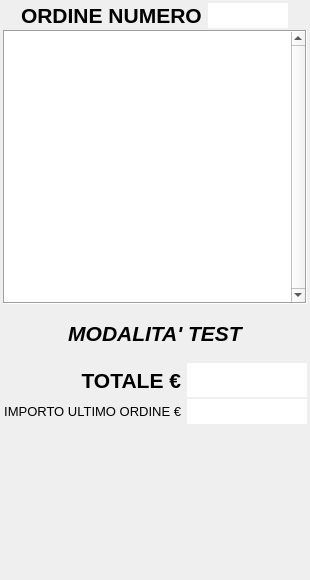
<?xml version="1.0" encoding="UTF-8"?>
<ui version="4.0">
 <class>Ordine</class>
 <widget class="QWidget" name="Ordine">
  <property name="geometry">
   <rect>
    <x>0</x>
    <y>0</y>
    <width>302</width>
    <height>580</height>
   </rect>
  </property>
  <property name="windowTitle">
   <string>Form</string>
  </property>
  <property name="styleSheet">
   <string notr="true"/>
  </property>
  <layout class="QVBoxLayout" name="verticalLayout">
   <property name="spacing">
    <number>2</number>
   </property>
   <property name="margin">
    <number>3</number>
   </property>
   <item>
    <layout class="QHBoxLayout" name="horizontalLayout_3">
     <property name="spacing">
      <number>6</number>
     </property>
     <item>
      <spacer name="horizontalSpacer_3">
       <property name="orientation">
        <enum>Qt::Horizontal</enum>
       </property>
       <property name="sizeHint" stdset="0">
        <size>
         <width>40</width>
         <height>20</height>
        </size>
       </property>
      </spacer>
     </item>
     <item>
      <widget class="QLabel" name="label">
       <property name="sizePolicy">
        <sizepolicy hsizetype="Preferred" vsizetype="Preferred">
         <horstretch>0</horstretch>
         <verstretch>0</verstretch>
        </sizepolicy>
       </property>
       <property name="font">
        <font>
         <pointsize>16</pointsize>
         <weight>75</weight>
         <bold>true</bold>
        </font>
       </property>
       <property name="text">
        <string>ORDINE NUMERO</string>
       </property>
      </widget>
     </item>
     <item>
      <widget class="QLineEdit" name="numeroOrdineTxt">
       <property name="sizePolicy">
        <sizepolicy hsizetype="Fixed" vsizetype="Fixed">
         <horstretch>0</horstretch>
         <verstretch>0</verstretch>
        </sizepolicy>
       </property>
       <property name="maximumSize">
        <size>
         <width>80</width>
         <height>16777215</height>
        </size>
       </property>
       <property name="font">
        <font>
         <pointsize>12</pointsize>
         <weight>50</weight>
         <bold>false</bold>
        </font>
       </property>
       <property name="maxLength">
        <number>10</number>
       </property>
       <property name="frame">
        <bool>false</bool>
       </property>
       <property name="alignment">
        <set>Qt::AlignRight|Qt::AlignTrailing|Qt::AlignVCenter</set>
       </property>
       <property name="readOnly">
        <bool>true</bool>
       </property>
      </widget>
     </item>
     <item>
      <spacer name="horizontalSpacer_4">
       <property name="orientation">
        <enum>Qt::Horizontal</enum>
       </property>
       <property name="sizeHint" stdset="0">
        <size>
         <width>40</width>
         <height>20</height>
        </size>
       </property>
      </spacer>
     </item>
    </layout>
   </item>
   <item>
    <widget class="QTableView" name="articoliTab">
     <property name="sizePolicy">
      <sizepolicy hsizetype="Expanding" vsizetype="Expanding">
       <horstretch>0</horstretch>
       <verstretch>5</verstretch>
      </sizepolicy>
     </property>
     <property name="palette">
      <palette>
       <active>
        <colorrole role="Highlight">
         <brush brushstyle="SolidPattern">
          <color alpha="255">
           <red>49</red>
           <green>106</green>
           <blue>197</blue>
          </color>
         </brush>
        </colorrole>
        <colorrole role="HighlightedText">
         <brush brushstyle="SolidPattern">
          <color alpha="255">
           <red>255</red>
           <green>255</green>
           <blue>255</blue>
          </color>
         </brush>
        </colorrole>
       </active>
       <inactive>
        <colorrole role="Highlight">
         <brush brushstyle="SolidPattern">
          <color alpha="255">
           <red>49</red>
           <green>106</green>
           <blue>197</blue>
          </color>
         </brush>
        </colorrole>
        <colorrole role="HighlightedText">
         <brush brushstyle="SolidPattern">
          <color alpha="255">
           <red>255</red>
           <green>255</green>
           <blue>255</blue>
          </color>
         </brush>
        </colorrole>
       </inactive>
       <disabled>
        <colorrole role="Highlight">
         <brush brushstyle="SolidPattern">
          <color alpha="255">
           <red>49</red>
           <green>106</green>
           <blue>197</blue>
          </color>
         </brush>
        </colorrole>
        <colorrole role="HighlightedText">
         <brush brushstyle="SolidPattern">
          <color alpha="255">
           <red>255</red>
           <green>255</green>
           <blue>255</blue>
          </color>
         </brush>
        </colorrole>
       </disabled>
      </palette>
     </property>
     <property name="font">
      <font>
       <pointsize>11</pointsize>
      </font>
     </property>
     <property name="frameShape">
      <enum>QFrame::Box</enum>
     </property>
     <property name="frameShadow">
      <enum>QFrame::Sunken</enum>
     </property>
     <property name="verticalScrollBarPolicy">
      <enum>Qt::ScrollBarAlwaysOn</enum>
     </property>
     <property name="horizontalScrollBarPolicy">
      <enum>Qt::ScrollBarAlwaysOff</enum>
     </property>
     <property name="selectionMode">
      <enum>QAbstractItemView::NoSelection</enum>
     </property>
     <property name="selectionBehavior">
      <enum>QAbstractItemView::SelectRows</enum>
     </property>
     <property name="textElideMode">
      <enum>Qt::ElideNone</enum>
     </property>
     <property name="showGrid">
      <bool>true</bool>
     </property>
     <property name="gridStyle">
      <enum>Qt::DashLine</enum>
     </property>
     <attribute name="horizontalHeaderVisible">
      <bool>true</bool>
     </attribute>
     <attribute name="horizontalHeaderHighlightSections">
      <bool>false</bool>
     </attribute>
     <attribute name="verticalHeaderVisible">
      <bool>false</bool>
     </attribute>
     <attribute name="verticalHeaderDefaultSectionSize">
      <number>30</number>
     </attribute>
     <attribute name="verticalHeaderMinimumSectionSize">
      <number>30</number>
     </attribute>
    </widget>
   </item>
   <item>
    <widget class="QLabel" name="testLbl">
     <property name="sizePolicy">
      <sizepolicy hsizetype="Preferred" vsizetype="Preferred">
       <horstretch>0</horstretch>
       <verstretch>1</verstretch>
      </sizepolicy>
     </property>
     <property name="font">
      <font>
       <pointsize>16</pointsize>
       <weight>75</weight>
       <italic>true</italic>
       <bold>true</bold>
      </font>
     </property>
     <property name="styleSheet">
      <string notr="true"/>
     </property>
     <property name="text">
      <string>MODALITA' TEST</string>
     </property>
     <property name="alignment">
      <set>Qt::AlignCenter</set>
     </property>
    </widget>
   </item>
   <item>
    <layout class="QGridLayout" name="gridLayout_2">
     <property name="horizontalSpacing">
      <number>6</number>
     </property>
     <property name="verticalSpacing">
      <number>2</number>
     </property>
     <item row="0" column="1">
      <spacer name="horizontalSpacer">
       <property name="orientation">
        <enum>Qt::Horizontal</enum>
       </property>
       <property name="sizeHint" stdset="0">
        <size>
         <width>40</width>
         <height>20</height>
        </size>
       </property>
      </spacer>
     </item>
     <item row="0" column="2">
      <widget class="QLabel" name="label_3">
       <property name="font">
        <font>
         <pointsize>16</pointsize>
         <weight>75</weight>
         <bold>true</bold>
        </font>
       </property>
       <property name="text">
        <string>TOTALE €</string>
       </property>
       <property name="alignment">
        <set>Qt::AlignRight|Qt::AlignTrailing|Qt::AlignVCenter</set>
       </property>
      </widget>
     </item>
     <item row="0" column="3">
      <widget class="QLineEdit" name="totaleLine">
       <property name="sizePolicy">
        <sizepolicy hsizetype="Minimum" vsizetype="Expanding">
         <horstretch>0</horstretch>
         <verstretch>0</verstretch>
        </sizepolicy>
       </property>
       <property name="maximumSize">
        <size>
         <width>120</width>
         <height>16777215</height>
        </size>
       </property>
       <property name="font">
        <font>
         <pointsize>18</pointsize>
         <weight>75</weight>
         <bold>true</bold>
        </font>
       </property>
       <property name="maxLength">
        <number>10</number>
       </property>
       <property name="frame">
        <bool>false</bool>
       </property>
       <property name="alignment">
        <set>Qt::AlignRight|Qt::AlignTrailing|Qt::AlignVCenter</set>
       </property>
       <property name="readOnly">
        <bool>true</bool>
       </property>
      </widget>
     </item>
     <item row="1" column="1">
      <spacer name="horizontalSpacer_2">
       <property name="orientation">
        <enum>Qt::Horizontal</enum>
       </property>
       <property name="sizeHint" stdset="0">
        <size>
         <width>40</width>
         <height>20</height>
        </size>
       </property>
      </spacer>
     </item>
     <item row="1" column="2">
      <widget class="QLabel" name="numeroLbl_3">
       <property name="font">
        <font>
         <pointsize>10</pointsize>
        </font>
       </property>
       <property name="text">
        <string>IMPORTO ULTIMO ORDINE €</string>
       </property>
       <property name="alignment">
        <set>Qt::AlignRight|Qt::AlignTrailing|Qt::AlignVCenter</set>
       </property>
       <property name="wordWrap">
        <bool>false</bool>
       </property>
      </widget>
     </item>
     <item row="1" column="3">
      <widget class="QLineEdit" name="importoUltimoOrdineText">
       <property name="sizePolicy">
        <sizepolicy hsizetype="Expanding" vsizetype="Expanding">
         <horstretch>0</horstretch>
         <verstretch>0</verstretch>
        </sizepolicy>
       </property>
       <property name="maximumSize">
        <size>
         <width>120</width>
         <height>16777215</height>
        </size>
       </property>
       <property name="font">
        <font>
         <pointsize>12</pointsize>
        </font>
       </property>
       <property name="maxLength">
        <number>10</number>
       </property>
       <property name="frame">
        <bool>false</bool>
       </property>
       <property name="alignment">
        <set>Qt::AlignRight|Qt::AlignTrailing|Qt::AlignVCenter</set>
       </property>
       <property name="readOnly">
        <bool>true</bool>
       </property>
      </widget>
     </item>
    </layout>
   </item>
   <item>
    <layout class="QGridLayout" name="gridLayout">
     <property name="spacing">
      <number>1</number>
     </property>
     <item row="0" column="3">
      <widget class="QPictureButton" name="pagPrevBtn" native="true">
       <property name="enabled">
        <bool>true</bool>
       </property>
       <property name="sizePolicy">
        <sizepolicy hsizetype="Minimum" vsizetype="Expanding">
         <horstretch>2</horstretch>
         <verstretch>1</verstretch>
        </sizepolicy>
       </property>
       <property name="minimumSize">
        <size>
         <width>0</width>
         <height>75</height>
        </size>
       </property>
       <property name="font">
        <font>
         <pointsize>10</pointsize>
         <weight>75</weight>
         <bold>true</bold>
        </font>
       </property>
       <property name="text" stdset="0">
        <string>SCORRE SU'</string>
       </property>
      </widget>
     </item>
     <item row="0" column="0" rowspan="2">
      <widget class="QPictureButton" name="stampaBtn" native="true">
       <property name="sizePolicy">
        <sizepolicy hsizetype="Minimum" vsizetype="Expanding">
         <horstretch>3</horstretch>
         <verstretch>2</verstretch>
        </sizepolicy>
       </property>
       <property name="minimumSize">
        <size>
         <width>0</width>
         <height>100</height>
        </size>
       </property>
       <property name="font">
        <font>
         <pointsize>16</pointsize>
         <weight>75</weight>
         <bold>true</bold>
        </font>
       </property>
       <property name="text" stdset="0">
        <string>STAMPA</string>
       </property>
      </widget>
     </item>
     <item row="1" column="2">
      <widget class="QPictureButton" name="ultimoRestoBtn" native="true">
       <property name="sizePolicy">
        <sizepolicy hsizetype="Minimum" vsizetype="Expanding">
         <horstretch>2</horstretch>
         <verstretch>1</verstretch>
        </sizepolicy>
       </property>
       <property name="minimumSize">
        <size>
         <width>0</width>
         <height>75</height>
        </size>
       </property>
       <property name="font">
        <font>
         <pointsize>10</pointsize>
         <weight>75</weight>
         <bold>true</bold>
        </font>
       </property>
       <property name="text" stdset="0">
        <string>ULTIMO RESTO</string>
       </property>
      </widget>
     </item>
     <item row="0" column="2">
      <widget class="QPictureButton" name="annullaBtn" native="true">
       <property name="sizePolicy">
        <sizepolicy hsizetype="Minimum" vsizetype="Expanding">
         <horstretch>2</horstretch>
         <verstretch>1</verstretch>
        </sizepolicy>
       </property>
       <property name="minimumSize">
        <size>
         <width>0</width>
         <height>75</height>
        </size>
       </property>
       <property name="font">
        <font>
         <pointsize>10</pointsize>
         <weight>75</weight>
         <bold>true</bold>
        </font>
       </property>
       <property name="text" stdset="0">
        <string>ANNULLA</string>
       </property>
      </widget>
     </item>
     <item row="1" column="3">
      <widget class="QPictureButton" name="pagNextBtn" native="true">
       <property name="enabled">
        <bool>true</bool>
       </property>
       <property name="sizePolicy">
        <sizepolicy hsizetype="Minimum" vsizetype="Expanding">
         <horstretch>2</horstretch>
         <verstretch>1</verstretch>
        </sizepolicy>
       </property>
       <property name="minimumSize">
        <size>
         <width>0</width>
         <height>75</height>
        </size>
       </property>
       <property name="font">
        <font>
         <pointsize>10</pointsize>
         <weight>75</weight>
         <bold>true</bold>
        </font>
       </property>
       <property name="text" stdset="0">
        <string>SCORRE GIU'</string>
       </property>
      </widget>
     </item>
     <item row="1" column="1">
      <widget class="QPictureButton" name="duplicaBtn" native="true">
       <property name="enabled">
        <bool>true</bool>
       </property>
       <property name="sizePolicy">
        <sizepolicy hsizetype="Minimum" vsizetype="Expanding">
         <horstretch>2</horstretch>
         <verstretch>1</verstretch>
        </sizepolicy>
       </property>
       <property name="minimumSize">
        <size>
         <width>0</width>
         <height>75</height>
        </size>
       </property>
       <property name="font">
        <font>
         <pointsize>10</pointsize>
         <weight>75</weight>
         <bold>true</bold>
        </font>
       </property>
       <property name="text" stdset="0">
        <string>DUPLICA ULTIMO ORDINE</string>
       </property>
      </widget>
     </item>
     <item row="0" column="1">
      <widget class="QPictureButton" name="ristampaBtn" native="true">
       <property name="enabled">
        <bool>true</bool>
       </property>
       <property name="sizePolicy">
        <sizepolicy hsizetype="Minimum" vsizetype="Expanding">
         <horstretch>2</horstretch>
         <verstretch>1</verstretch>
        </sizepolicy>
       </property>
       <property name="minimumSize">
        <size>
         <width>0</width>
         <height>75</height>
        </size>
       </property>
       <property name="font">
        <font>
         <pointsize>10</pointsize>
         <weight>75</weight>
         <bold>true</bold>
        </font>
       </property>
       <property name="text" stdset="0">
        <string>RISTAMPA ULTIMO ORDINE</string>
       </property>
      </widget>
     </item>
    </layout>
   </item>
  </layout>
 </widget>
 <customwidgets>
  <customwidget>
   <class>QPictureButton</class>
   <extends>QWidget</extends>
   <header>QPictureButton.h</header>
  </customwidget>
 </customwidgets>
 <resources/>
 <connections/>
</ui>
